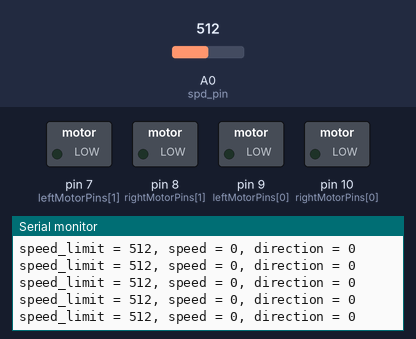
A sketch run on a simulated Arduino Uno, built with avr-gcc and run on an emulated ATmega328P. On the bench: switched loads named in the sketch (green lamp = pin HIGH), the last lines printed to the serial monitor. Inputs (shaded band) come from the test bench; at power-on: A0 (spd_pin) = 512.

Above: at 1.2 s.
1.3 s: A0 (spd_pin) set to 104
At 1.42 s:
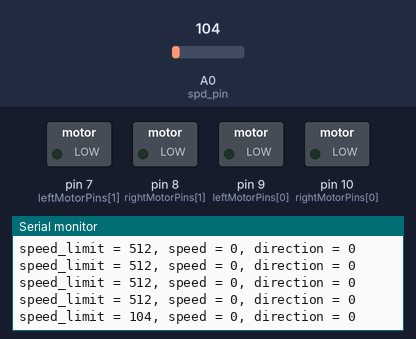
4.3 s: A0 (spd_pin) set to 89
At 4.32 s:
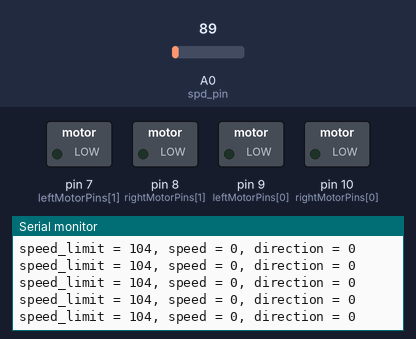
Timing chart, 0 to 7.3 s (numbered marks = the images above; inputs shaded):
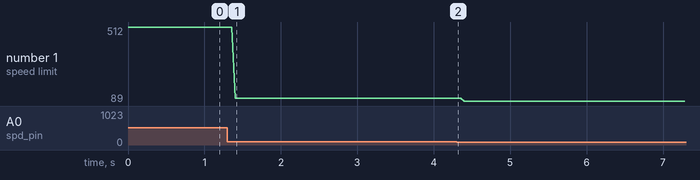

The sketch:

PPMReaderTest2.ino
```cpp
enum motorPins {EN, DIR};

#define DEBUG

#define RC_MAX 2000 // PPM Max
#define RC_MIN 1000 // PPM minimum
#define MIN_SPEED 80 // the minimum power for the motors (otherwise it they just wine and do nothing)
#define spd_pin A0
#define ppm1_pin 5 //channel 3
#define ppm2_pin 6 // channel 4

#define deadzone 10
#define timeout 22000

int SPEED_LIMIT = 150;
int ppm1 = 1500;
int ppm2 = 1500;
int last_ppm1 = 1500;
int last_ppm2 = 1500;

int leftMotorPins[] = {9, 7};
int rightMotorPins[] = {10, 8};

int spd = 0;
int trn = 0;


void setup(){
#ifdef DEBUG
  Serial.begin(9600);
#endif

  pinMode(ppm1_pin, INPUT);
  pinMode(ppm2_pin, INPUT);

  pinMode(leftMotorPins[EN], OUTPUT);
  pinMode(leftMotorPins[DIR], OUTPUT);

  pinMode(rightMotorPins[EN], OUTPUT);
  pinMode(rightMotorPins[DIR], OUTPUT);

  pinMode(spd_pin, INPUT);
}

void loop(){
//  SPEED_LIMIT = analogRead(spd_pin) / 4;
  SPEED_LIMIT = analogRead(spd_pin);
  //read_ppm();
  //setBackForward();
  //setMotorSpeeds();

#ifdef DEBUG
  Serial.print("speed_limit = ");
  Serial.print(SPEED_LIMIT);
  Serial.print(", speed = ");
  Serial.print(spd);
  Serial.print(", direction = ");
  Serial.println(trn);
#endif
}

void setBackForward (){


  spd = constrain(map(last_ppm1, RC_MIN, RC_MAX, -SPEED_LIMIT, SPEED_LIMIT), -SPEED_LIMIT, SPEED_LIMIT);

  if(spd >= -MIN_SPEED && spd <= MIN_SPEED){
    spd = 0;
  }

  if (spd > MIN_SPEED){//Forward
    digitalWrite(leftMotorPins[DIR], HIGH);
    digitalWrite(rightMotorPins[DIR], LOW);
  }

  if (spd < -MIN_SPEED){//Backward
    digitalWrite(leftMotorPins[DIR], LOW);
    digitalWrite(rightMotorPins[DIR], HIGH);
  }
}

void setMotorSpeeds (){

  trn = constrain(map(last_ppm2, RC_MIN, RC_MAX, -SPEED_LIMIT, SPEED_LIMIT), -SPEED_LIMIT, SPEED_LIMIT);

  if(trn >= -10 && trn <= 10) {
    trn = 0;
  }

  if( trn < -10){
    analogWrite(leftMotorPins[EN], constrain(abs(spd) - abs(trn), 0, SPEED_LIMIT));
    analogWrite(rightMotorPins[EN], constrain(abs(spd), 0, SPEED_LIMIT));
  }else if (trn > 10){
    analogWrite(leftMotorPins[EN], constrain(abs(spd), 0, SPEED_LIMIT));
    analogWrite(rightMotorPins[EN], constrain(abs(spd) - abs(trn), 0, SPEED_LIMIT));
  }else{
    analogWrite(rightMotorPins[EN], abs(spd));
    analogWrite(leftMotorPins[EN], abs(spd));
  }
}

void read_ppm(){
  ppm1 = pulseIn(ppm1_pin, HIGH, timeout);
  if(ppm1 > 1000 && ppm1 < 2000){
    if((ppm1 > (last_ppm1 + deadzone)) || (ppm1 < (last_ppm1 - deadzone))){
      last_ppm1 = ppm1;
    }
  }

  ppm2 = pulseIn(ppm2_pin, HIGH, timeout);
  if(ppm2 > 1000 && ppm2 < 2000){
    if((ppm2 > (last_ppm2 + deadzone)) || (ppm2 < (last_ppm2 - deadzone))){
      last_ppm2 = ppm2;
    }
  }
}
```

Measured:
- after the input at 1.3 s, the serial monitor: prints a new line after 0.10 s (image 1)
- plotted number 1: 512 → 104 after the input at 1.3 s, 104 → 89 after the input at 4.3 s
